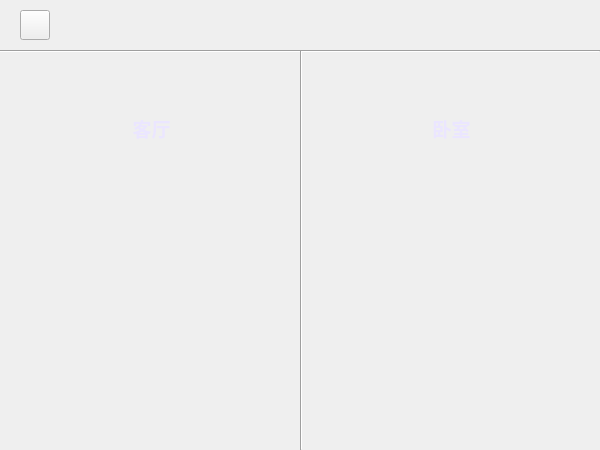
<?xml version="1.0" encoding="UTF-8"?>
<ui version="4.0">
 <class>light</class>
 <widget class="QWidget" name="light">
  <property name="geometry">
   <rect>
    <x>0</x>
    <y>0</y>
    <width>600</width>
    <height>450</height>
   </rect>
  </property>
  <property name="windowTitle">
   <string>Form</string>
  </property>
  <widget class="QWidget" name="widget" native="true">
   <property name="geometry">
    <rect>
     <x>0</x>
     <y>0</y>
     <width>600</width>
     <height>450</height>
    </rect>
   </property>
   <widget class="QLabel" name="state">
    <property name="geometry">
     <rect>
      <x>560</x>
      <y>15</y>
      <width>20</width>
      <height>20</height>
     </rect>
    </property>
    <property name="minimumSize">
     <size>
      <width>20</width>
      <height>20</height>
     </size>
    </property>
    <property name="maximumSize">
     <size>
      <width>20</width>
      <height>20</height>
     </size>
    </property>
    <property name="text">
     <string/>
    </property>
   </widget>
   <widget class="QPushButton" name="back">
    <property name="geometry">
     <rect>
      <x>20</x>
      <y>10</y>
      <width>30</width>
      <height>30</height>
     </rect>
    </property>
    <property name="minimumSize">
     <size>
      <width>30</width>
      <height>30</height>
     </size>
    </property>
    <property name="maximumSize">
     <size>
      <width>30</width>
      <height>30</height>
     </size>
    </property>
    <property name="text">
     <string/>
    </property>
    <property name="icon">
     <iconset resource="image/image.qrc">
      <normaloff>:/timg.ico</normaloff>:/timg.ico</iconset>
    </property>
    <property name="iconSize">
     <size>
      <width>30</width>
      <height>30</height>
     </size>
    </property>
   </widget>
   <widget class="QLabel" name="label_5">
    <property name="geometry">
     <rect>
      <x>60</x>
      <y>300</y>
      <width>54</width>
      <height>12</height>
     </rect>
    </property>
    <property name="text">
     <string/>
    </property>
   </widget>
   <widget class="Line" name="line">
    <property name="geometry">
     <rect>
      <x>0</x>
      <y>50</y>
      <width>600</width>
      <height>3</height>
     </rect>
    </property>
    <property name="orientation">
     <enum>Qt::Horizontal</enum>
    </property>
   </widget>
   <widget class="Line" name="line_2">
    <property name="geometry">
     <rect>
      <x>300</x>
      <y>50</y>
      <width>3</width>
      <height>400</height>
     </rect>
    </property>
    <property name="orientation">
     <enum>Qt::Vertical</enum>
    </property>
   </widget>
   <widget class="QWidget" name="">
    <property name="geometry">
     <rect>
      <x>1</x>
      <y>51</y>
      <width>301</width>
      <height>401</height>
     </rect>
    </property>
    <layout class="QGridLayout" name="gridLayout">
     <item row="1" column="1">
      <widget class="QLabel" name="draw_light">
       <property name="minimumSize">
        <size>
         <width>150</width>
         <height>0</height>
        </size>
       </property>
       <property name="maximumSize">
        <size>
         <width>150</width>
         <height>16777215</height>
        </size>
       </property>
       <property name="text">
        <string/>
       </property>
      </widget>
     </item>
     <item row="2" column="0">
      <spacer name="horizontalSpacer_5">
       <property name="orientation">
        <enum>Qt::Horizontal</enum>
       </property>
       <property name="sizeHint" stdset="0">
        <size>
         <width>40</width>
         <height>20</height>
        </size>
       </property>
      </spacer>
     </item>
     <item row="2" column="1">
      <layout class="QHBoxLayout" name="horizontalLayout">
       <item>
        <spacer name="horizontalSpacer">
         <property name="orientation">
          <enum>Qt::Horizontal</enum>
         </property>
         <property name="sizeHint" stdset="0">
          <size>
           <width>40</width>
           <height>20</height>
          </size>
         </property>
        </spacer>
       </item>
       <item>
        <widget class="QPushButton" name="drawing_open">
         <property name="minimumSize">
          <size>
           <width>80</width>
           <height>80</height>
          </size>
         </property>
         <property name="maximumSize">
          <size>
           <width>80</width>
           <height>80</height>
          </size>
         </property>
         <property name="font">
          <font>
           <family>宋体</family>
           <pointsize>14</pointsize>
           <weight>75</weight>
           <bold>true</bold>
          </font>
         </property>
         <property name="styleSheet">
          <string notr="true">#drawing_open{color:rgb(235, 230, 255);border-radius:10px;}</string>
         </property>
         <property name="text">
          <string/>
         </property>
         <property name="icon">
          <iconset resource="image/image.qrc">
           <normaloff>:/chinaz71.ico</normaloff>:/chinaz71.ico</iconset>
         </property>
         <property name="iconSize">
          <size>
           <width>80</width>
           <height>80</height>
          </size>
         </property>
         <property name="flat">
          <bool>true</bool>
         </property>
        </widget>
       </item>
       <item>
        <spacer name="horizontalSpacer_2">
         <property name="orientation">
          <enum>Qt::Horizontal</enum>
         </property>
         <property name="sizeHint" stdset="0">
          <size>
           <width>40</width>
           <height>20</height>
          </size>
         </property>
        </spacer>
       </item>
      </layout>
     </item>
     <item row="2" column="2">
      <spacer name="horizontalSpacer_6">
       <property name="orientation">
        <enum>Qt::Horizontal</enum>
       </property>
       <property name="sizeHint" stdset="0">
        <size>
         <width>40</width>
         <height>20</height>
        </size>
       </property>
      </spacer>
     </item>
     <item row="0" column="0" colspan="3">
      <widget class="QLabel" name="label">
       <property name="font">
        <font>
         <family>宋体</family>
         <pointsize>14</pointsize>
         <weight>75</weight>
         <bold>true</bold>
        </font>
       </property>
       <property name="styleSheet">
        <string notr="true">#label{color:rgb(235, 230, 255)}</string>
       </property>
       <property name="text">
        <string>客厅</string>
       </property>
       <property name="alignment">
        <set>Qt::AlignCenter</set>
       </property>
      </widget>
     </item>
    </layout>
   </widget>
   <widget class="QWidget" name="">
    <property name="geometry">
     <rect>
      <x>301</x>
      <y>51</y>
      <width>301</width>
      <height>401</height>
     </rect>
    </property>
    <layout class="QGridLayout" name="gridLayout_2">
     <item row="1" column="1">
      <widget class="QLabel" name="bed_light">
       <property name="minimumSize">
        <size>
         <width>150</width>
         <height>0</height>
        </size>
       </property>
       <property name="maximumSize">
        <size>
         <width>150</width>
         <height>16777215</height>
        </size>
       </property>
       <property name="text">
        <string/>
       </property>
      </widget>
     </item>
     <item row="2" column="0">
      <spacer name="horizontalSpacer_7">
       <property name="orientation">
        <enum>Qt::Horizontal</enum>
       </property>
       <property name="sizeHint" stdset="0">
        <size>
         <width>40</width>
         <height>20</height>
        </size>
       </property>
      </spacer>
     </item>
     <item row="2" column="1">
      <layout class="QHBoxLayout" name="horizontalLayout_2">
       <item>
        <spacer name="horizontalSpacer_3">
         <property name="orientation">
          <enum>Qt::Horizontal</enum>
         </property>
         <property name="sizeHint" stdset="0">
          <size>
           <width>40</width>
           <height>20</height>
          </size>
         </property>
        </spacer>
       </item>
       <item>
        <widget class="QPushButton" name="bedroom_open">
         <property name="minimumSize">
          <size>
           <width>80</width>
           <height>80</height>
          </size>
         </property>
         <property name="maximumSize">
          <size>
           <width>80</width>
           <height>80</height>
          </size>
         </property>
         <property name="font">
          <font>
           <family>宋体</family>
           <pointsize>14</pointsize>
           <weight>75</weight>
           <bold>true</bold>
          </font>
         </property>
         <property name="styleSheet">
          <string notr="true">#bedroom_open{color:rgb(235, 230, 255);border-radius:10px;}</string>
         </property>
         <property name="text">
          <string/>
         </property>
         <property name="icon">
          <iconset resource="image/image.qrc">
           <normaloff>:/chinaz71.ico</normaloff>:/chinaz71.ico</iconset>
         </property>
         <property name="iconSize">
          <size>
           <width>80</width>
           <height>80</height>
          </size>
         </property>
         <property name="flat">
          <bool>true</bool>
         </property>
        </widget>
       </item>
       <item>
        <spacer name="horizontalSpacer_4">
         <property name="orientation">
          <enum>Qt::Horizontal</enum>
         </property>
         <property name="sizeHint" stdset="0">
          <size>
           <width>40</width>
           <height>20</height>
          </size>
         </property>
        </spacer>
       </item>
      </layout>
     </item>
     <item row="2" column="2">
      <spacer name="horizontalSpacer_8">
       <property name="orientation">
        <enum>Qt::Horizontal</enum>
       </property>
       <property name="sizeHint" stdset="0">
        <size>
         <width>40</width>
         <height>20</height>
        </size>
       </property>
      </spacer>
     </item>
     <item row="0" column="0" colspan="3">
      <widget class="QLabel" name="label_2">
       <property name="font">
        <font>
         <family>宋体</family>
         <pointsize>14</pointsize>
         <weight>75</weight>
         <bold>true</bold>
        </font>
       </property>
       <property name="styleSheet">
        <string notr="true">#label_2{color:rgb(235, 230, 255)}</string>
       </property>
       <property name="text">
        <string>卧室</string>
       </property>
       <property name="alignment">
        <set>Qt::AlignCenter</set>
       </property>
      </widget>
     </item>
    </layout>
   </widget>
  </widget>
 </widget>
 <resources>
  <include location="image/image.qrc"/>
 </resources>
 <connections/>
</ui>
